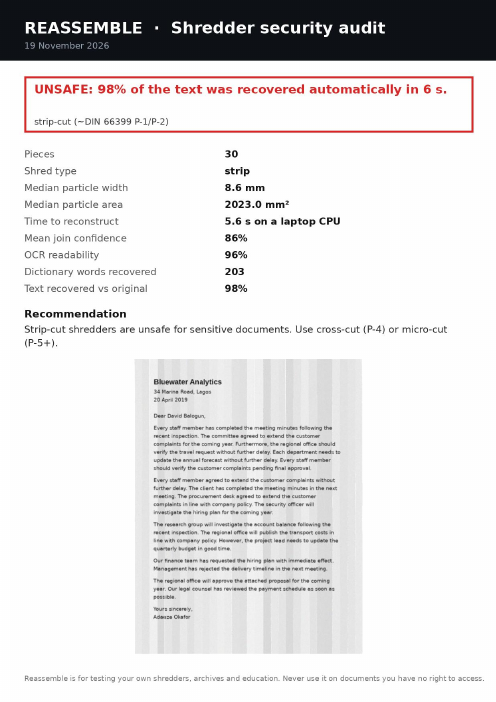
#> input picture assets/audit_report-1.png, 496 x 702 px; its folder holds only this picture in this run
$ python -i pipeline.py   (imports and definitions only)
#> lines starting #> are read from the running program, lines starting #| are printed output that depends on the picture; after the words box and inside, x2 and y2 are one past the last pixel; in counts of white or black regions, pixels touching at a corner belong together
#> further down, picture is the input picture: shape (702, 496, 3); mean B, G, R 223.4, 223, 224.3
### reassemble/features/normalize.py
"""Bring every piece into a canonical pose before feature extraction.

A photographed strip is never perfectly vertical.  Even 0.4 degrees of rotation shifts the
top of an 1100-px strip by ~8 px relative to its bottom, which would wreck any row-by-row
comparison across a seam.  So we estimate the dominant axis of the paper mask and rotate
the piece upright, then crop to the paper's bounding box.
"""

from __future__ import annotations

import cv2
import numpy as np

from ..model import Piece
from ..synth.shredders import rotate_rgba


def mask_angle(mask: np.ndarray) -> float:
    """Angle (degrees) by which the long axis of the mask deviates from vertical.

    Uses PCA on the coordinates of paper pixels: the first principal component is the
    strip's long axis.  PCA is robust to frayed edges because those are a tiny fraction of
    the pixels.
    """
    ys, xs = np.nonzero(mask)
    if len(xs) < 10:
        return 0.0
    pts = np.stack([xs - xs.mean(), ys - ys.mean()], 1).astype(np.float64)
    cov = pts.T @ pts / len(pts)
    evals, evecs = np.linalg.eigh(cov)
    vx, vy = evecs[:, np.argmax(evals)]
    if vy < 0:
        vx, vy = -vx, -vy
    return float(np.degrees(np.arctan2(vx, vy)))


# [50 lines left out: functions crop_to_mask, deskew, normalize_piece, normalize_heights, not called in this run]

### reassemble/synth/shredders.py
"""Digital shredders: turn a page image into shuffled pieces + ground truth.

Every shredder returns ``(pieces, truth)`` where ``truth`` is a JSON-serialisable dict.
Piece ids are assigned from a random permutation, so the file name of a piece tells you
nothing about where it belongs.
"""

from __future__ import annotations

import random
from dataclasses import asdict, dataclass

import cv2
import numpy as np
from scipy.ndimage import gaussian_filter1d

from ..model import Piece, to_rgba


@dataclass
class Realism:
    """Physical/scan imperfections applied per piece.

    The defaults are a *clean* shred.  ``Realism.noisy()`` gives the "realistic" preset
    used for the honest-accuracy benchmark.
    """

    rotation_deg: float = 0.0     # max |rotation| per piece
    noise_sigma: float = 0.0      # gaussian scan noise (grey levels)
    blur_sigma: float = 0.0       # optical blur
    brightness: float = 0.0       # max relative brightness change per piece
    width_jitter: float = 0.0     # relative variation of strip width
    fray_px: int = 0              # max depth of irregular edge loss (pixels)
    drop: int = 0                 # number of pieces to remove (missing pieces)

    # [4 lines left out: function noisy, not called in this run]

    def to_dict(self) -> dict:
        return asdict(self)


# --------------------------------------------------------------------------- primitives


# [49 lines left out: functions _random_walk, ragged_cuts, degrade, not called in this run]


def rotate_rgba(rgba: np.ndarray, angle_deg: float) -> np.ndarray:
    """Rotate an RGBA image about its centre, expanding the canvas so nothing is cut."""
    h, w = rgba.shape[:2]
    m = cv2.getRotationMatrix2D((w / 2, h / 2), angle_deg, 1.0)
    cos, sin = abs(m[0, 0]), abs(m[0, 1])
    nw, nh = int(np.ceil(h * sin + w * cos)), int(np.ceil(h * cos + w * sin))
    m[0, 2] += nw / 2 - w / 2
    m[1, 2] += nh / 2 - h / 2
    # premultiply so transparent black doesn't bleed into edge colours
    f = rgba.astype(np.float32)
    f[..., :3] *= f[..., 3:] / 255.0
    out = cv2.warpAffine(f, m, (nw, nh), flags=cv2.INTER_LINEAR, borderValue=(0, 0, 0, 0))
    alpha = np.clip(out[..., 3:], 1e-3, 255)
    out[..., :3] = np.where(out[..., 3:] > 0, out[..., :3] * 255.0 / alpha, 0)
    return np.clip(out, 0, 255).astype(np.uint8)


# [184 lines left out: functions _ids, cut_positions, strip_shred, crosscut_shred, torn_shred, mixed_bin, not called in this run]

### reassemble/model.py
"""Core data model shared by every stage of the pipeline.

Why RGBA everywhere?  A strip coming out of a shredder is not a perfect rectangle once it
has been photographed: edges fray, the strip is slightly rotated, and torn paper has a
completely irregular outline.  Storing the paper mask in the alpha channel lets every
later stage ask "is this pixel paper?" without special-casing the shred type.
"""

from __future__ import annotations

import json
from dataclasses import dataclass, field
from pathlib import Path
from typing import Any

import numpy as np
from PIL import Image


@dataclass
class Piece:
    """One physical fragment of paper.

    Attributes:
        id: stable identifier (random-looking, never encodes the true position).
        image: HxWx4 uint8 RGBA array; alpha > 0 means "paper".
        back: optional HxWx4 RGBA scan of the reverse side, stored *as you would read it*
            (i.e. the strip was flipped over its vertical axis before scanning).
        meta: free-form metadata (source file, capture info, ...).
    """

    id: str
    image: np.ndarray
    back: np.ndarray | None = None
    meta: dict[str, Any] = field(default_factory=dict)

    @property
    def height(self) -> int:
        return int(self.image.shape[0])

    @property
    def width(self) -> int:
        return int(self.image.shape[1])

    @property
    def rgb(self) -> np.ndarray:
        return self.image[..., :3]

    # [4 lines left out: function mask, not called in this run]


@dataclass
class PairScore:
    """Cost of placing ``right`` immediately after ``left`` (lower is better).

    ``side`` is ``"lr"`` for left->right adjacency (strips) or ``"tb"`` for top->bottom
    adjacency (cross-cut).  ``confidence`` is in [0, 1].
    """

    left: str
    right: str
    cost: float
    side: str = "lr"
    confidence: float = 0.0

    def to_dict(self) -> dict:
        return {"left": self.left, "right": self.right, "cost": float(self.cost),
                "side": self.side, "confidence": float(self.confidence)}


@dataclass
class Reconstruction:
    """Result of a solve.

    For strip shreds ``order`` is a list of piece ids (left to right) and ``None`` entries
    mark detected gaps (probable missing pieces).  For cross-cut shreds ``grid`` is a list
    of rows of ids (``None`` = empty cell).  ``joins`` holds one entry per adjacent pair.
    """

    order: list[str | None] = field(default_factory=list)
    grid: list[list[str | None]] | None = None
    joins: list[dict] = field(default_factory=list)
    gaps: list[dict] = field(default_factory=list)
    score: float = 0.0
    method: str = ""
    runtime_s: float = 0.0
    documents: list[dict] | None = None  # for mixed bins: one sub-reconstruction per doc
    extra: dict[str, Any] = field(default_factory=dict)

    # [37 lines left out: functions piece_order, to_dict, from_dict, to_rgba, not called in this run]


def save_rgba(path: Path, img: np.ndarray) -> None:
    path.parent.mkdir(parents=True, exist_ok=True)
    Image.fromarray(to_rgba(img), "RGBA").save(path, optimize=False, compress_level=3)


def load_rgba(path: Path) -> np.ndarray:
    return np.array(Image.open(path).convert("RGBA"))


# [29 lines left out: functions save_case, load_case, not called in this run]

### reassemble/synth/photo.py
"""Simulated phone photo of strips laid on a dark capture mat.

Lets the capture pipeline be tested end-to-end without real paper: strips are scattered on
a dark textured mat with four ArUco corner markers, then the whole scene is photographed
through a random perspective, with uneven lighting, sensor noise and JPEG compression.
"""

from __future__ import annotations

import random

import cv2
import numpy as np

from ..model import Piece
from .shredders import rotate_rgba

MAT_W, MAT_H = 2600, 1500       # mat size in "mat pixels" (the rectified coordinate frame)
MARKER = 120                     # marker side
MARKER_IDS = (0, 1, 2, 3)        # TL, TR, BR, BL
MARGIN = 40


def aruco_dict():
    return cv2.aruco.getPredefinedDictionary(cv2.aruco.DICT_4X4_50)


# [92 lines left out: functions marker_corners_mat, draw_mat, compose_photo, not called in this run]

### reassemble/capture/pipeline.py
"""Photo / scan of pieces on a dark background -> clean RGBA ``Piece`` objects.

Steps, each chosen for robustness rather than cleverness:

1. **Rectify** (perspective correction).  If at least three of the four ArUco markers of
   the printed capture mat are visible, their corners give an exact homography to the
   mat's frame.  Without markers we skip rectification (a flatbed scan needs none).
2. **Flat-field** the illumination.  A phone photo is brighter in the middle and darker at
   the edges.  We estimate that slowly varying light field from the *background* (a
   heavily blurred version of the image with the pieces masked out) and divide by it.
3. **Segment** paper from background: Otsu threshold on lightness, a little morphology,
   then connected components.  Pieces that touch are split with a distance-transform
   watershed (narrow necks between two strips become the watershed lines).
4. **Deskew** each piece with the PCA long axis of its mask, crop, keep the mask as alpha.
5. **Normalise height** so all strips have the same height (they came from one page).
"""

from __future__ import annotations

from dataclasses import dataclass, field

import cv2
import numpy as np

from ..model import Piece

ERODE = 2  # px shaved off each piece boundary at 2x capture resolution (mixed paper/background colour; 1 too little, 3 too much in our tests)
from ..synth.photo import MARKER_IDS, MAT_H, MAT_W, aruco_dict, marker_corners_mat
from ..features.normalize import mask_angle
from ..synth.shredders import rotate_rgba


@dataclass
class CaptureReport:
    rectified: bool = False
    markers_found: int = 0
    n_components: int = 0
    n_pieces: int = 0
    split_by_watershed: int = 0
    rejected_small: int = 0
    notes: list[str] = field(default_factory=list)


def find_markers(img_bgr: np.ndarray) -> dict[int, np.ndarray]:
    det = cv2.aruco.ArucoDetector(aruco_dict(), cv2.aruco.DetectorParameters())
    corners, ids, _ = det.detectMarkers(cv2.cvtColor(img_bgr, cv2.COLOR_BGR2GRAY))
#> corners = (); ids = None
    out = {}
    if ids is not None:
        for c, i in zip(corners, ids.ravel()):
            if int(i) in MARKER_IDS:
                out[MARKER_IDS.index(int(i))] = c.reshape(4, 2)
    return out


def rectify(img_bgr: np.ndarray, report: CaptureReport, scale: float = 2.0) -> np.ndarray:
    """Warp the photo into the mat frame using the ArUco markers (needs >= 3 markers).

    ``scale`` is the mat-frame resolution (1.0 = MAT_W x MAT_H px); 2.0 keeps roughly the
    resolution of a phone photo so the 1-px boundary loss stays small relative to strokes.
    """
    found = find_markers(img_bgr)
#> found = 0 items
    report.markers_found = len(found)
#> report.markers_found = 0
    if len(found) < 3:
        report.notes.append("fewer than 3 mat markers found: no perspective correction")
        return img_bgr
    ref = marker_corners_mat(scale)
    src = np.concatenate([found[k] for k in sorted(found)]).astype(np.float32)
    dst = np.concatenate([ref[k] for k in sorted(found)]).astype(np.float32)
    H, _ = cv2.findHomography(src, dst, cv2.RANSAC, 3.0)
    report.rectified = True
    W, Hh = int(MAT_W * scale), int(MAT_H * scale)
    out = cv2.warpPerspective(img_bgr, H, (W, Hh), flags=cv2.INTER_CUBIC, borderValue=(20, 20, 20))
    # paint over the markers (and their white frames) so they are not taken as pieces
    for c in ref.values():
        x0, y0 = c.min(0).astype(int) - int(20 * scale)
        x1, y1 = c.max(0).astype(int) + int(20 * scale)
        out[max(0, y0):y1, max(0, x0):x1] = np.median(out[Hh // 2 - 5:Hh // 2 + 5, 5:15], axis=(0, 1))
    return out


def paper_mask(img_bgr: np.ndarray) -> np.ndarray:
    lab = cv2.cvtColor(img_bgr, cv2.COLOR_BGR2LAB)
#> lab: shape (702, 496, 3); mean of channels 0, 1, 2 224.3, 128.5, 128.2
    L = cv2.GaussianBlur(lab[..., 0], (5, 5), 0)
    _, m = cv2.threshold(L, 0, 255, cv2.THRESH_BINARY + cv2.THRESH_OTSU)
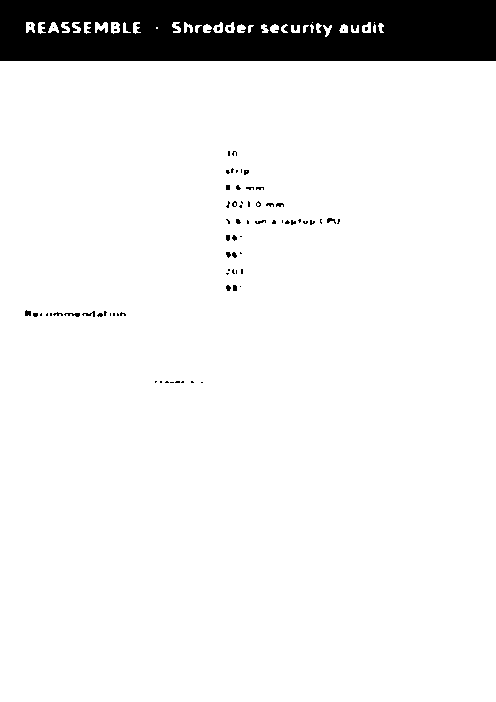
#> m: shape (702, 496); 91.5% white; 78 black regions (61 under 20 px), largest, box (x1, y1, x2, y2) and area: (0, 0, 496, 61) 28520, (64, 313, 80, 317) 38, (82, 311, 95, 317) 33
    m = cv2.morphologyEx(m, cv2.MORPH_OPEN, np.ones((3, 3), np.uint8))
#> m: shape (702, 496); 91.4% white; 39 black regions (18 under 20 px), largest, box (x1, y1, x2, y2) and area: (0, 0, 496, 61) 28977, (46, 311, 107, 317) 183, (25, 310, 42, 317) 64
    m = cv2.morphologyEx(m, cv2.MORPH_CLOSE, np.ones((5, 5), np.uint8))
#> m: shape (702, 496); 91.8% white; 2 black regions, box (x1, y1, x2, y2) and area: (0, 0, 496, 61) 28535, (25, 311, 31, 316) 30
    # fill holes (dark ink blobs inside a piece must stay paper)
    filled = m.copy()
    h, w = m.shape
    ff = np.zeros((h + 2, w + 2), np.uint8)
    cv2.floodFill(filled, ff, (0, 0), 255)
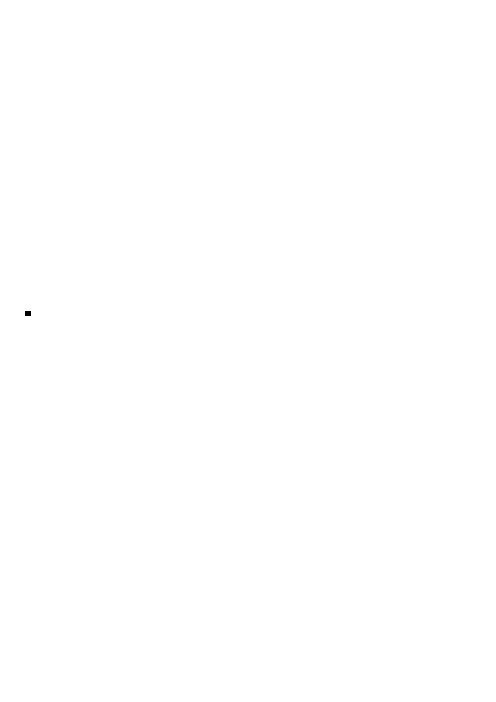
#> filled: shape (702, 496); 100% white; 1 black region, box (x1, y1, x2, y2) and area: (25, 311, 31, 316) 30
    return m | cv2.bitwise_not(filled)
#> returned value: shape (702, 496); 91.8% white; 1 black region, box (x1, y1, x2, y2) and area: (0, 0, 496, 61) 28535


def flat_field(img_bgr: np.ndarray, mask: np.ndarray, down: int = 16) -> np.ndarray:
    """Divide out uneven lighting, estimated on the paper itself.

    Paper is (roughly) uniformly white, so a heavy blur of the image *restricted to paper
    pixels* (normalised convolution) is an estimate of the light falling on each point.
    The light field is smooth by definition, so we estimate it on a ``down``-times smaller
    image and upsample: same result, ~250x faster than blurring at full resolution.
    """
#> called with down = 16
    h, w = img_bgr.shape[:2]
    small = cv2.resize(img_bgr, (max(1, w // down), max(1, h // down)), interpolation=cv2.INTER_AREA).astype(np.float32)
    m = cv2.resize((mask > 0).astype(np.float32), (small.shape[1], small.shape[0]), interpolation=cv2.INTER_AREA)
#> m: shape (43, 31) float32
    m = (m > 0.9).astype(np.float32)
#> m: shape (43, 31) float32; values 0 (black) and 1 (white), 90.7% white; 1 black region, box (x1, y1, x2, y2) and area: (0, 0, 31, 4) 124
    s = max(small.shape[:2]) / 12
    num = cv2.GaussianBlur(small * m[..., None], (0, 0), s)
    den = cv2.GaussianBlur(m, (0, 0), s)[..., None]
    light = cv2.resize(num / np.maximum(den, 1e-3), (w, h), interpolation=cv2.INTER_LINEAR)
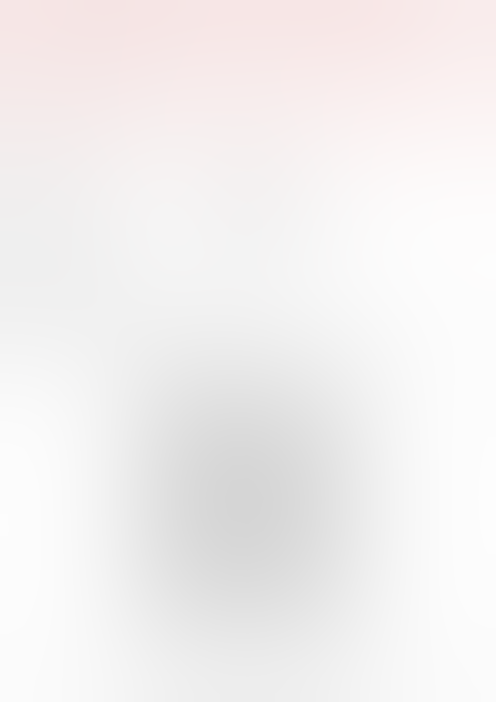
#> light: shape (702, 496, 3) float32; mean B, G, R 239.9, 240, 242.8
    f = img_bgr.astype(np.float32)
    target = np.median(f[mask > 0], axis=0) if (mask > 0).any() else 230
#> target = [254, 254, 254]
    out = f * (target / np.maximum(light, 1.0))
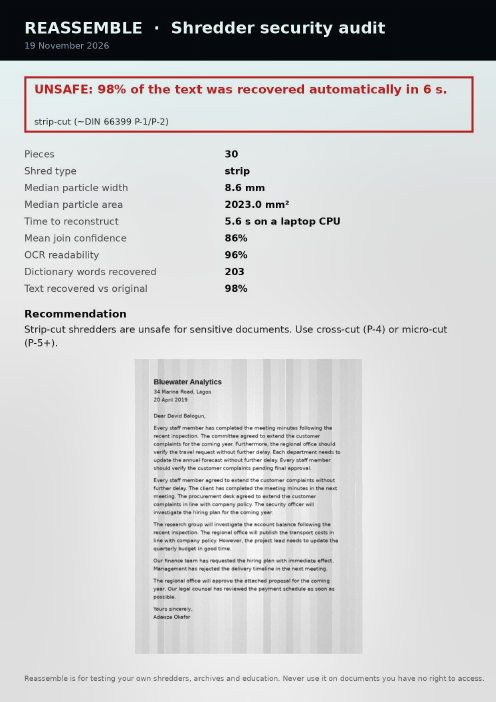
#> out: shape (702, 496, 3) float32; mean B, G, R 235.6, 235.2, 234.7; drawn with min black and max white
    return np.clip(out, 0, 255).astype(np.uint8)
#> returned value: shape (702, 496, 3)
#> in paper_mask (call 2), `L = cv2.GaussianBlur(lab[..., 0], (5, 5), 0)`:
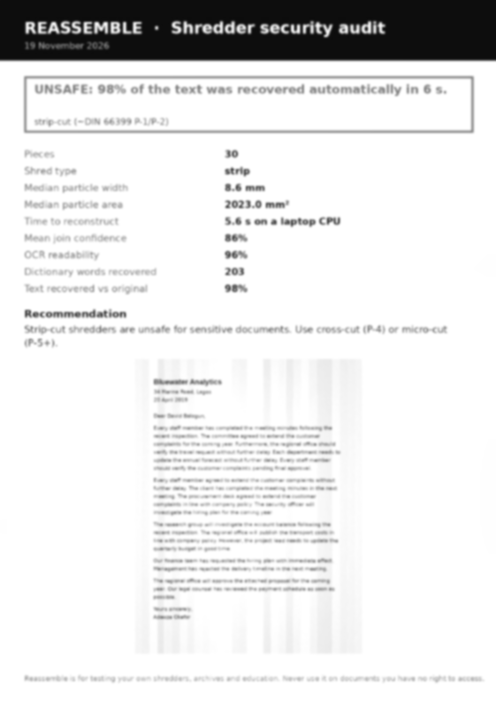
#> L: shape (702, 496); min 12, max 255, mean 229


def _cores_side_by_side(comp: np.ndarray, markers: np.ndarray, nm: int, half_width: float) -> bool:
    """True if distance-transform cores are spread *across* the blob's long axis.

    Two touching strips give two cores next to each other; one strip with a few ink
    dents gives several cores in a line along it.  We project core centroids on the
    blob's short (PCA) axis and require a spread of more than one piece half-width.
    """
    ys, xs = np.nonzero(comp)
    pts = np.stack([xs, ys], 1).astype(np.float64)
    mu = pts.mean(0)
    evals, evecs = np.linalg.eigh(np.cov((pts - mu).T))
    short = evecs[:, np.argmin(evals)]
    proj = []
    for k in range(1, nm):
        cy, cx = np.argwhere(markers == k).mean(0)
        proj.append((np.array([cx, cy]) - mu) @ short)
    return (max(proj) - min(proj)) > half_width


def split_touching(mask: np.ndarray, report: CaptureReport, min_area: int) -> np.ndarray:
    """Label pieces; split touching ones with a distance-transform watershed."""
#> called with min_area = 174
    n, lab = cv2.connectedComponents(mask)
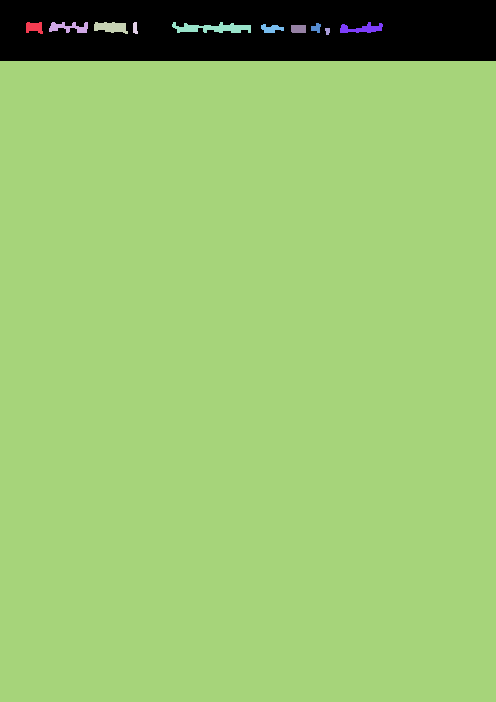
#> lab: shape (702, 496) int32; 12 distinct labels, from 0 to 11; one colour per label, 0 black
#> n = 12
    report.n_components = n - 1
#> report.n_components = 11
    areas = np.bincount(lab.ravel())
#> areas = [28406, 153, 247, 291, 48, 509, 65, 258, 131, 119, 29, 317936]
    med = np.median(areas[1:][areas[1:] >= min_area]) if (areas[1:] >= min_area).any() else 0
#> med = 291
    out = np.zeros_like(lab)
    nxt = 1
    for k in range(1, n):
        comp = (lab == k).astype(np.uint8)
        if areas[k] < min_area:
            report.rejected_small += 1
            continue
        if True:
            # Touching pieces form one blob with a narrow neck.  The distance transform
            # peaks in the middle of each piece, so thresholding it at 60 % of its max
            # leaves one "core" per piece; more than one core => split by watershed.
            dist = cv2.distanceTransform(comp, cv2.DIST_L2, 5)
            _, core = cv2.threshold(dist, 0.6 * dist.max(), 255, cv2.THRESH_BINARY)
            nm, markers = cv2.connectedComponents(core.astype(np.uint8))
            if nm > 2 and not _cores_side_by_side(comp, markers, nm, dist.max()):
                nm = 2  # several cores *along* one strip (ink dents), not touching pieces
            if nm > 2:
                markers = markers + 1
                markers[comp == 0] = 0
                markers[(comp == 1) & (core == 0)] = 0
                ws = cv2.watershed(cv2.cvtColor(comp * 255, cv2.COLOR_GRAY2BGR), markers.astype(np.int32))
                for m_id in range(2, nm + 1):
                    sel = (ws == m_id) & (comp == 1)
                    if sel.sum() >= min_area:
                        out[sel] = nxt
                        nxt += 1
                report.split_by_watershed += 1
                continue
        out[comp == 1] = nxt
        nxt += 1
#> this loop made 11 passes
#> (mu in _cores_side_by_side, evals in _cores_side_by_side, evecs in _cores_side_by_side) on passes 2, 5, 7: ([68.44, 27.04], [7.13, 147.3], [[0.036, -0.999], [-0.999, -0.036]]), ([212.5, 27.71], [5.3, 519.2], [[0.0062, -1], [-1, -0.0062]]), ([361.5, 28.3], [5.25, 167.4], [[-0.0494, -0.999], [-0.999, 0.0494]])
#> pass 2, in split_touching, `dist = cv2.distanceTransform(comp, cv2.DIST_L2, 5)`:
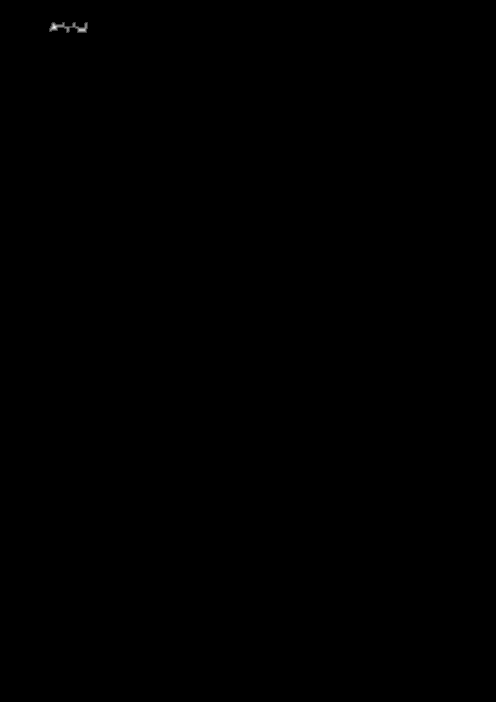
#> dist: shape (702, 496) float32; min 0, max 4, mean 0.00114; drawn with min black and max white
#> (the rest of the program and of its run is left out)
